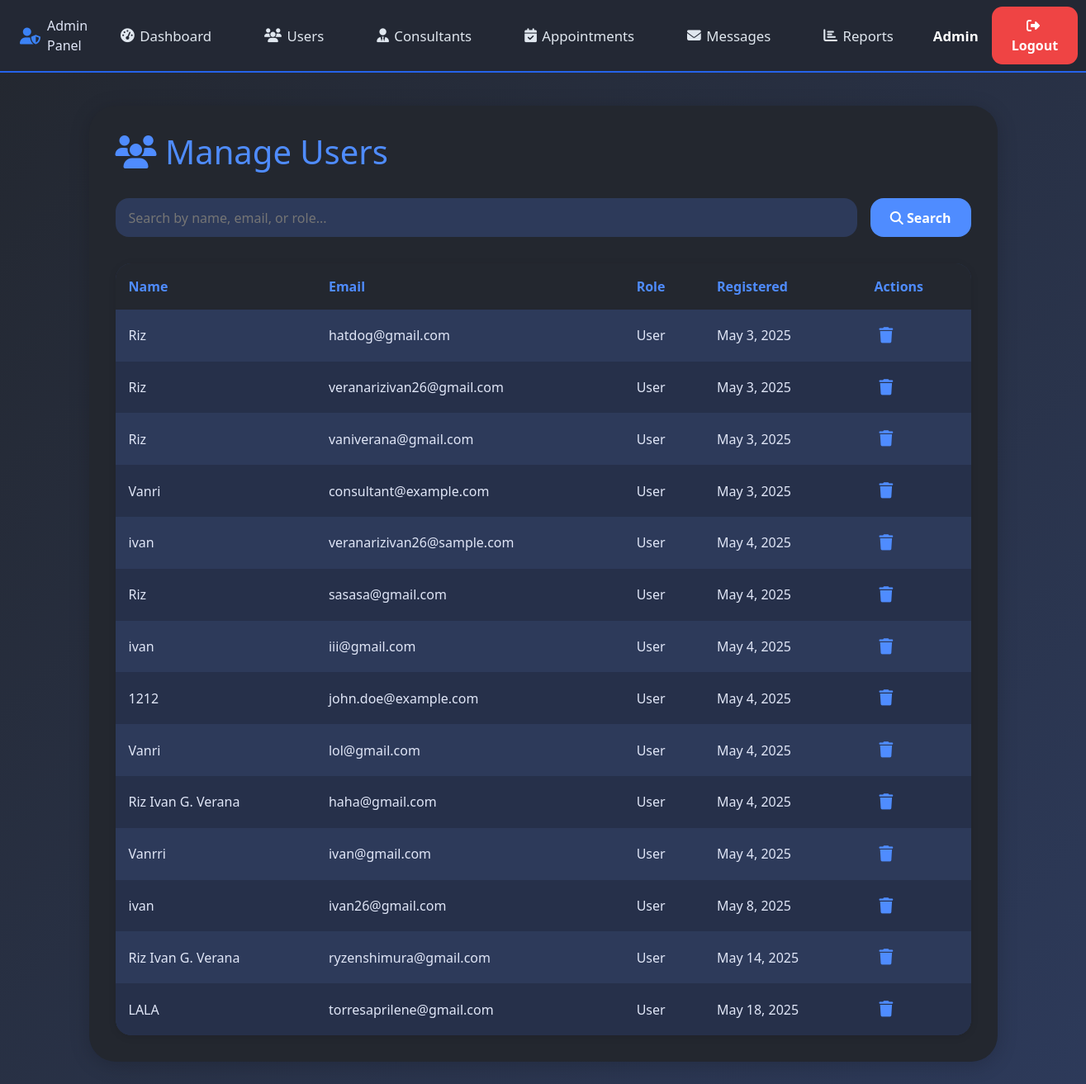
The app's page /hahaha11/admin/manage_users.php (signed in), older data.
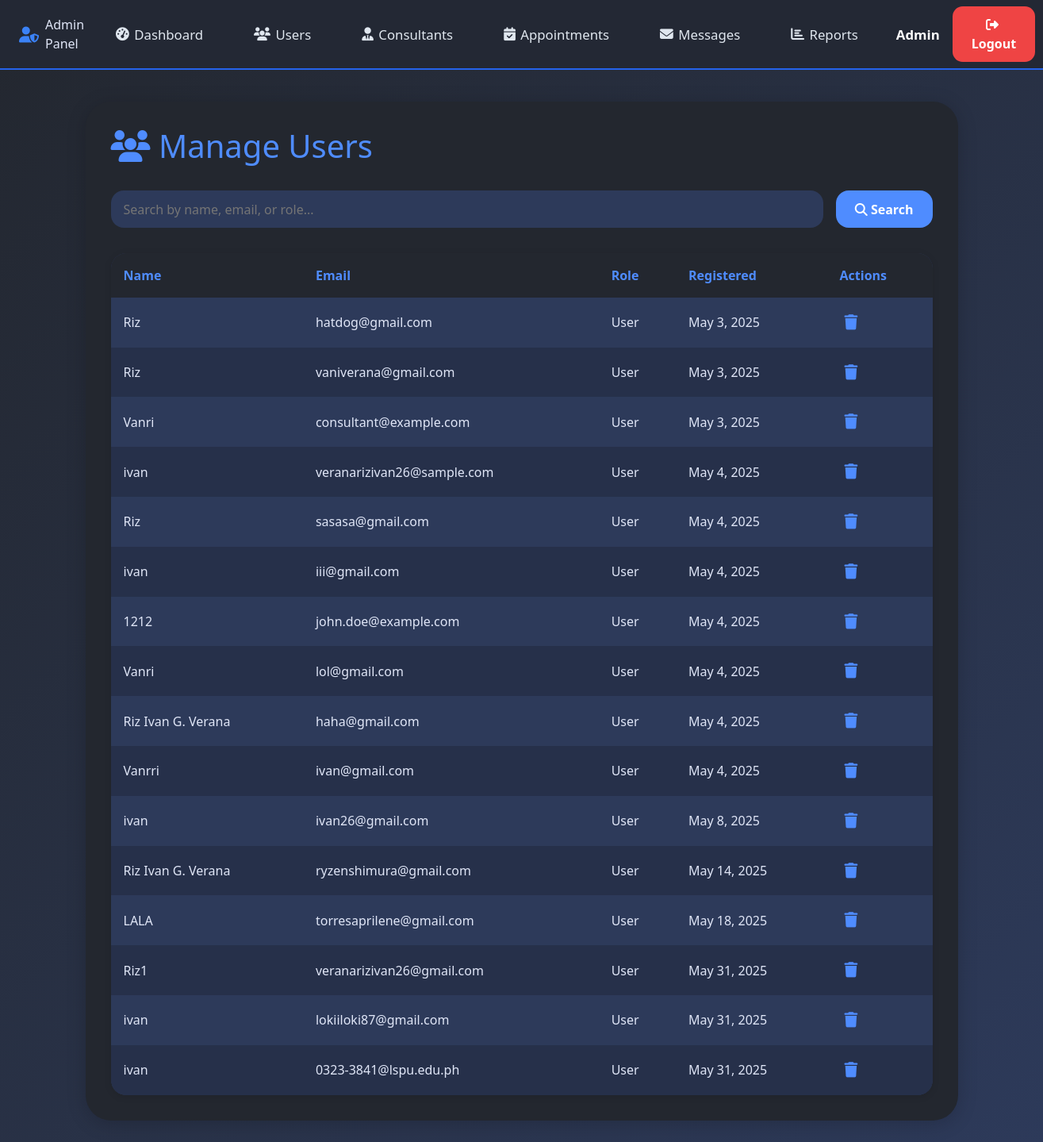
The same page, newer data.
### tables this page shows
CREATE TABLE `users` (
  `id` int(11) NOT NULL,
  `name` varchar(255) NOT NULL,
  `email` varchar(255) NOT NULL,
  `password` varchar(255) NOT NULL,
  `role` enum('user','consultant','admin') NOT NULL,
  `created_at` timestamp NOT NULL DEFAULT current_timestamp(),
  `reset_token` varchar(64) DEFAULT NULL,
  `reset_expires` datetime DEFAULT NULL,
  `verification_token` varchar(255) DEFAULT NULL,
  `is_verified` tinyint(1) DEFAULT 0,
  `verification_token_expires_at` datetime DEFAULT NULL
);

### hahaha11/admin/manage_users.php (the view, shortened to what this page needs)
<?php
require_once '../config/db.php';
$search = trim($_GET['search'] ?? '');
$filter_clause = "WHERE u.role != 'admin' AND c.id IS NULL";
$sql = "SELECT u.* FROM users u
        LEFT JOIN consultants c ON u.id = c.user_id
        $filter_clause";
$result = mysqli_query($conn, $sql);
?>
<!DOCTYPE html>
<html lang="en">
<head>
    <link rel="stylesheet" href="https://cdnjs.cloudflare.com/ajax/libs/font-awesome/6.4.0/css/all.min.css">
    <link rel="stylesheet" href="https://cdn.jsdelivr.net/npm/bootstrap@5.1.3/dist/css/bootstrap.min.css">
</head>
<body>
    <nav class="admin-navbar d-flex align-items-center justify-content-between px-4 py-2">
        <div class="admin-logo d-flex align-items-center gap-2 me-4">
            <i class="fas fa-user-shield fa-lg" style="color:#3b82f6;"></i>
            <span class="admin-title">Admin Panel</span>
        </div>
        <div class="admin-nav-center d-flex align-items-center gap-4 mx-auto">
            <a href="dashboard.php" class="nav-link"><i class="fas fa-tachometer-alt"></i> Dashboard</a>
            <a href="manage_users.php" class="nav-link"><i class="fas fa-users"></i> Users</a>
            <a href="manage_consultants.php" class="nav-link"><i class="fas fa-user-tie"></i> Consultants</a>
            <a href="manage_appointments.php" class="nav-link"><i class="fas fa-calendar-check"></i> Appointments</a>
            <a href="messages.php" class="nav-link"><i class="fas fa-envelope"></i> Messages</a>
            <a href="reports.php" class="nav-link"><i class="fas fa-chart-bar"></i> Reports</a>
        </div>
        <div class="d-flex align-items-center gap-3 ms-4">
            <span class="admin-name fw-bold">Admin</span>
            <a href="/hahaha11/actions/logout.php" class="btn btn-danger logout-btn">
                <i class="fas fa-sign-out-alt me-1"></i> Logout
            </a>
        </div>
    </nav>
    <div class="container">
        <h1><i class="fa-solid fa-users"></i> Manage Users</h1>
        <form class="search-bar" method="get">
            <input type="text" name="search" placeholder="Search by name, email, or role..." value="<?php echo htmlspecialchars($search); ?>">
            <button type="submit"><i class="fa-solid fa-magnifying-glass"></i> Search</button>
        </form>
        <table>
            <thead>
                <tr>
                    <th>Name</th>
                    <th>Email</th>
                    <th>Role</th>
                    <th>Registered</th>
                    <th>Actions</th>
                </tr>
            </thead>
            <tbody>
            <?php if (mysqli_num_rows($result) > 0): ?>
                <?php while ($user = mysqli_fetch_assoc($result)): ?>
                    <tr>
                        <td><?php echo htmlspecialchars($user['name']); ?></td>
                        <td><?php echo htmlspecialchars($user['email']); ?></td>
                        <td><?php echo htmlspecialchars(ucfirst($user['role'])); ?></td>
                        <td><?php echo isset($user['created_at']) ? date('M j, Y', strtotime($user['created_at'])) : '-'; ?></td>
                        <td>
                            <div class="actions">
                                <button class="action-btn delete-btn" data-id="<?php echo $user['id']; ?>" data-name="<?php echo htmlspecialchars($user['name']); ?>" title="Delete">
                                    <i class="fa-solid fa-trash"></i>
                                </button>
                            </div>
                        </td>
                    </tr>
                <?php endwhile; ?>
            <?php else: ?>
                <tr><td colspan="5" class="no-users">No users found.</td></tr>
            <?php endif; ?>
            </tbody>
        </table>
    </div>
</body>
</html>

### hahaha11/admin/manage_users.php (style rules this page uses)
body { background: linear-gradient(135deg, #23272f 0%, #2d3a5a 100%); color: #e0e6f7; font-family: 'Segoe UI', 'Roboto', Arial, sans-serif; min-height: 100vh; margin: 0; }
.container { max-width: 1100px; margin: 40px auto; background: #23272f; border-radius: 2rem; box-shadow: 0 4px 24px rgba(0,0,0,0.18); padding: 2rem; }
h1 { color: #4f8cff; margin-bottom: 2rem; }
.search-bar { margin-bottom: 2rem; display: flex; gap: 1rem; }
.search-bar input[type='text'] { flex: 1; padding: 0.7rem 1rem; border-radius: 1rem; border: none; background: #2d3a5a; color: #e0e6f7; font-size: 1rem; }
.search-bar button { padding: 0.7rem 1.5rem; border-radius: 1rem; border: none; background: #4f8cff; color: #fff; font-size: 1rem; font-weight: 600; cursor: pointer; transition: background 0.2s; }
table { width: 100%; border-collapse: collapse; background: #2d3a5a; border-radius: 1.2rem; overflow: hidden; box-shadow: 0 2px 10px rgba(0,0,0,0.10); }
th, td { padding: 1rem; text-align: left; }
th { background: #23272f; color: #4f8cff; font-weight: 600; }
tr:nth-child(even) { background: #26304a; }
.actions { display: flex; gap: 1rem; }
.action-btn { background: none; border: none; color: #4f8cff; font-size: 1.2rem; cursor: pointer; transition: color 0.2s; }
.admin-navbar { display: flex; align-items: center; justify-content: space-between; background: #232834; border-bottom: 2px solid #2563eb; min-height: 60px; padding-left: 2rem; padding-right: 2rem; }
.admin-navbar .nav-link { color: #e0e7ef; font-weight: 500; font-size: 1.05rem; margin-right: 0.5rem; display: flex; align-items: center; gap: 0.4rem; transition: color 0.2s; text-decoration: none; }
.admin-navbar .admin-name { color: #fff; font-size: 1.05rem; }
.logout-btn { border-radius: 10px; font-weight: 600; padding: 0.4rem 1.2rem; background: #f87171; border: none; color: #fff; transition: background 0.2s; }
.btn { padding: 0.7rem 1.5rem; border-radius: 0.8rem; border: none; font-size: 1rem; font-weight: 600; cursor: pointer; transition: background 0.2s; }
.btn-danger { background: #ef4444; color: #fff; }

Row changes from the older to the newer data that the page shows:
removed users: name "Riz", email "veranarizivan26@gmail.com", role "User", created_at "May 3, 2025"
added users: name "Riz1", email "veranarizivan26@gmail.com", role "User", created_at "May 31, 2025"
added users: name "ivan", email "lokiiloki87@gmail.com", role "User", created_at "May 31, 2025"
added users: name "ivan", email "0323-3841@lspu.edu.ph", role "User", created_at "May 31, 2025"
